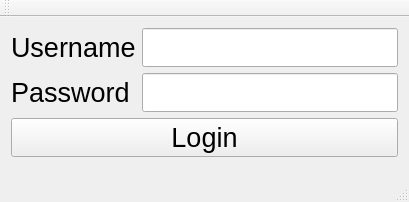
<?xml version="1.0" encoding="UTF-8"?>
<ui version="4.0">
 <class>MainWindow</class>
 <widget class="QMainWindow" name="MainWindow">
  <property name="geometry">
   <rect>
    <x>0</x>
    <y>0</y>
    <width>409</width>
    <height>202</height>
   </rect>
  </property>
  <property name="windowTitle">
   <string>MainWindow</string>
  </property>
  <widget class="QWidget" name="centralWidget">
   <layout class="QFormLayout" name="formLayout">
    <item row="0" column="0">
     <widget class="QLabel" name="lblUsername">
      <property name="sizePolicy">
       <sizepolicy hsizetype="Preferred" vsizetype="Preferred">
        <horstretch>0</horstretch>
        <verstretch>0</verstretch>
       </sizepolicy>
      </property>
      <property name="font">
       <font>
        <pointsize>20</pointsize>
       </font>
      </property>
      <property name="text">
       <string>Username</string>
      </property>
     </widget>
    </item>
    <item row="0" column="1">
     <widget class="QLineEdit" name="leUsername">
      <property name="font">
       <font>
        <pointsize>20</pointsize>
       </font>
      </property>
     </widget>
    </item>
    <item row="1" column="0">
     <widget class="QLabel" name="lblPassword">
      <property name="font">
       <font>
        <pointsize>20</pointsize>
       </font>
      </property>
      <property name="text">
       <string>Password</string>
      </property>
     </widget>
    </item>
    <item row="1" column="1">
     <widget class="QLineEdit" name="lePassword">
      <property name="font">
       <font>
        <pointsize>20</pointsize>
       </font>
      </property>
     </widget>
    </item>
    <item row="2" column="0" colspan="2">
     <widget class="QPushButton" name="btnLogin">
      <property name="font">
       <font>
        <pointsize>20</pointsize>
       </font>
      </property>
      <property name="text">
       <string>Login</string>
      </property>
     </widget>
    </item>
   </layout>
  </widget>
  <widget class="QMenuBar" name="menuBar">
   <property name="geometry">
    <rect>
     <x>0</x>
     <y>0</y>
     <width>409</width>
     <height>21</height>
    </rect>
   </property>
  </widget>
  <widget class="QToolBar" name="mainToolBar">
   <attribute name="toolBarArea">
    <enum>TopToolBarArea</enum>
   </attribute>
   <attribute name="toolBarBreak">
    <bool>false</bool>
   </attribute>
  </widget>
  <widget class="QStatusBar" name="statusBar"/>
 </widget>
 <layoutdefault spacing="6" margin="11"/>
 <resources/>
 <connections/>
</ui>
